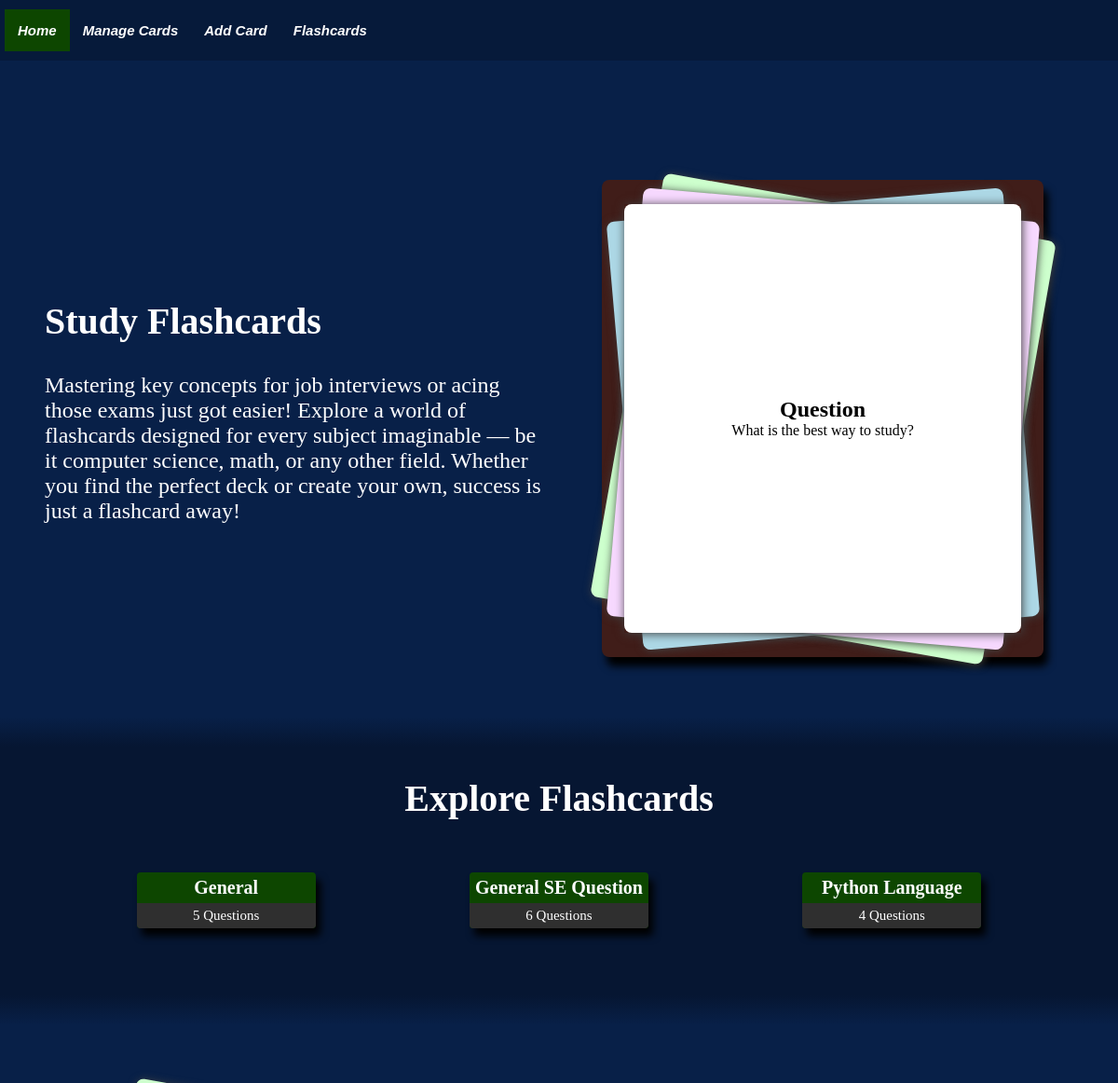
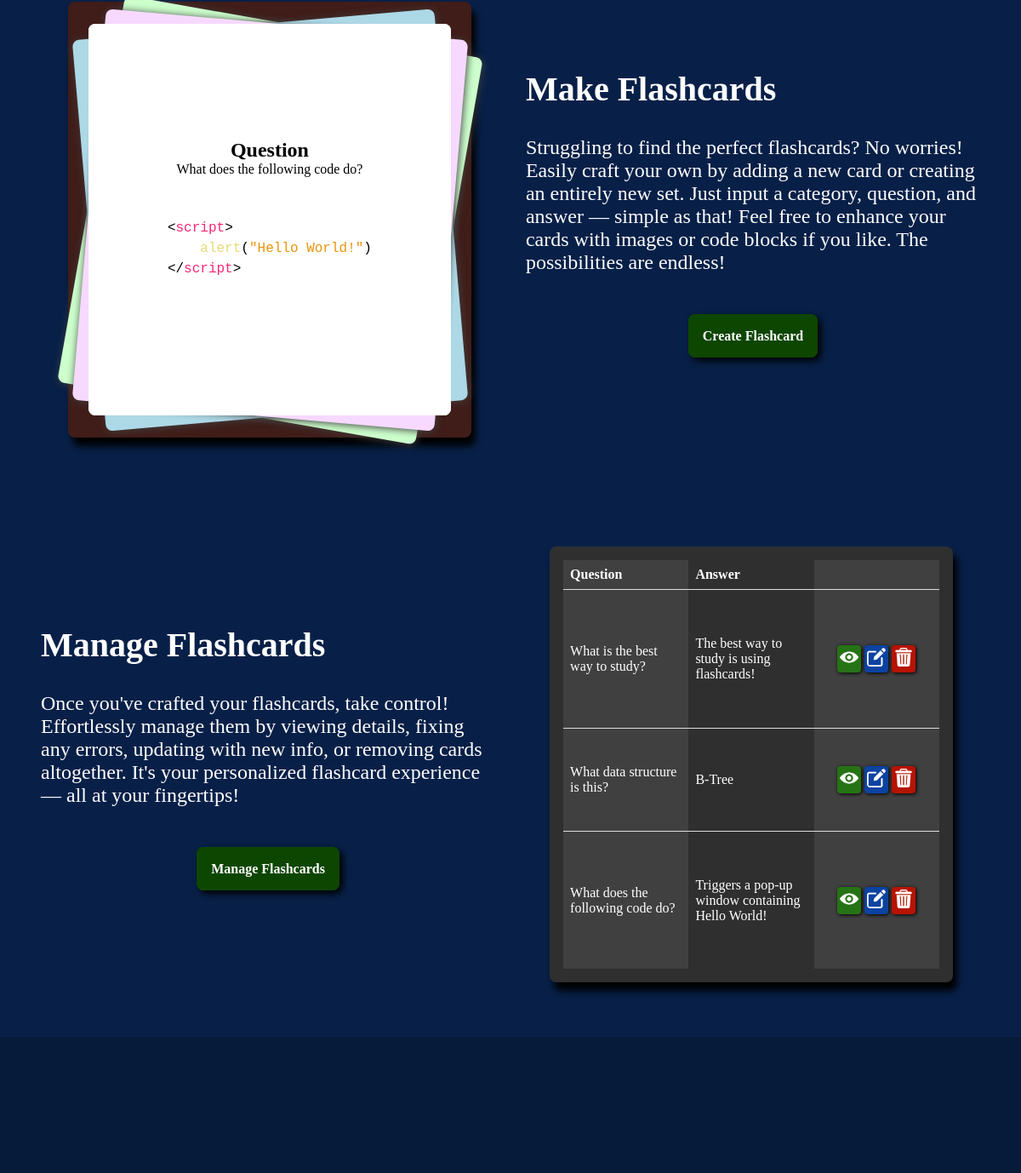
The page /home on the database its author committed (2 pictures, top to bottom).
### tables this page shows
CREATE TABLE Flashcards(
                    cid INTEGER PRIMARY KEY AUTOINCREMENT,
                    category TEXT NOT NULL,
                    question TEXT,
                    answer TEXT,
                    qid INTEGER REFERENCES Figure(fid), 
                    aid INTEGER REFERENCES Figure(fid)
            );

### app.py (the view)
@app.route("/")
@app.route("/home")
def home():
    categories = database.view_allcategories()
    return render_template('home.html', nav_id="home-page", categories=categories)

### templates/home.html (shortened to what this page needs)
{% extends "base.html" %}
{% block content %}
<div class="home-element home-study">
    <div class="section">
        <div class="header">Study Flashcards</div>
        <div class="description">
            Mastering key concepts for job interviews or acing those exams just got easier! Explore a world of flashcards designed
            for every subject imaginable — be it computer science, math, or any other field. Whether you find the perfect deck or
            create your own, success is just a flashcard away!
        </div>
    </div>
    <div class="display-section">
        <div class="flashcard-display" id="display-study-cards">
            <div class="flip-flashcard">
                <div class="card-content-flip" id="card-content-flip">
                    <div class="display-side display-front">
                        <h2>Question</h2>
                        <p>What is the best way to study?</p>
                    </div>
                    <div class="display-side display-back">
                        <h2>Answer</h2>
                        <p>The best way to study is using flashcards!</p>
                    </div>
                </div>
            </div>
        </div>
    </div>
</div>
<div class="gradient-border-top"></div>
<div class="home-element-col">
    <div class="section-center">
        <div class="header-center">Explore Flashcards</div>
    </div>
    <div class="categories">
        {% for category, count in categories.items() %}
        <a class="category" href="{{ url_for('flashcard_route', category=category) | escape }}">
            <div>
                {{ category | escape }}
            </div>
            <div>
                {{ count | escape }} Questions
            </div>
        </a>
        {% endfor %}
    </div>
</div>
<div class="gradient-border-bottom"></div>
<div class="home-element home-make">
    <div class="display-section">
        <div class="flashcard-display" id="display-make-cards">
            <div class="slide-flashcard">
                <div class="card-content-slide" id="card-0">
                    <div class="display-side display-front">
                        <h2>Question</h2>
                        <p>What data structure is this?</p>
                    </div>
                </div>
                <div class="card-content-slide" id="card-1">
                    <div class="display-side display-front">
                        <h2>Question</h2>
                        <p>What does the following code do?</p>
                        <pre><code class="language-html">
&#60;&#47;script&#62;</code></pre>
                    </div>
                </div>
            </div>
        </div>
    </div>
    <div class="section">
        <div class="header">Make Flashcards</div>
        <div class="description">
            Struggling to find the perfect flashcards? No worries! Easily craft your own by adding a new card or creating an
            entirely new set. Just input a category, question, and answer — simple as that! Feel free to enhance your cards with
            images or code blocks if you like. The possibilities are endless!
        </div>
        <div class="home-button">
            <a href="{{  url_for('add_flashcard_route')  }}">Create Flashcard</a>
        </div>
    </div>
</div>
<div class="home-element home-manage">
    <div class="section">
        <div class="header">Manage Flashcards</div>
        <div class="description">
            Once you've crafted your flashcards, take control! Effortlessly manage them by viewing details, fixing any errors,
            updating with new info, or removing cards altogether. It's your personalized flashcard experience — all at your
            fingertips!
        </div>
        <div class="home-button">
            <a href="{{  url_for('manage_flashcards_route')  }}">Manage Flashcards</a>
        </div>
    </div>
    <div class="display-section">
        <div class="flashcard-display" id="display-manage-cards">
            <table class="display-table">
                <thead>
                    <tr>
                        <th>Question</th>
                        <th>Answer</th>
                        <th></th>
                    </tr>
                </thead>
                <tbody>
                    <tr>
                        <td class="display-flash-cell">What is the best way to study?</td>
                        <td class="display-flash-cell">The best way to study is using flashcards!</td>
                        <td class="action-cells">
                            <div class="action-links">
                                <div class="action-cell view-cell">
                                    <img class="icon-button" src="{{ url_for('static', filename='images/icons/view.png') }}" alt="view">
                                </div>
                                <div class="action-cell edit-cell">
                                    <img class="icon-button" src="{{ url_for('static', filename='images/icons/edit.png') }}" alt="edit">
                                </div>
                                <div class="action-cell dlt-cell">
                                    <img class="icon-button" src="{{ url_for('static', filename='images/icons/delete.png') }}" alt="delete">
                                </div>
                            </div>
                        </td>
                    </tr>
                    <tr>
                        <td class="display-flash-cell">What data structure is this?</td>
                        <td class="display-flash-cell">B-Tree</td>
                        <td class="action-cells">
                            <div class="action-links">
                                <div class="action-cell view-cell">
                                    <img class="icon-button" src="{{ url_for('static', filename='images/icons/view.png') }}" alt="view">
                                </div>
                                <div class="action-cell edit-cell">
                                    <img class="icon-button" src="{{ url_for('static', filename='images/icons/edit.png') }}" alt="edit">
                                </div>
                                <div class="action-cell dlt-cell">
                                    <img class="icon-button" src="{{ url_for('static', filename='images/icons/delete.png') }}" alt="delete">
                                </div>
                            </div>
                        </td>
                    </tr>
                    <tr>
                        <td class="display-flash-cell">What does the following code do?</td>
                        <td class="display-flash-cell">Triggers a pop-up window containing Hello World!</td>
                        <td class="action-cells">
                            <div class="action-links">
                                <div class="action-cell view-cell">
                                    <img class="icon-button" src="{{ url_for('static', filename='images/icons/view.png') }}" alt="view">
                                </div>
                                <div class="action-cell edit-cell">
                                    <img class="icon-button" src="{{ url_for('static', filename='images/icons/edit.png') }}" alt="edit">
                                </div>
                                <div class="action-cell dlt-cell">
                                    <img class="icon-button" src="{{ url_for('static', filename='images/icons/delete.png') }}" alt="delete">
                                </div>
                            </div>
                        </td>
                    </tr>
                </tbody>
            </table>
        </div>
    </div>
</div>
{% endblock %}

### static/css/base.css (style rules this page uses)
* { padding: 0; margin: 0; box-sizing: border-box; }
body { background-color: #082048; font-family: 'Times New Roman', Times, serif; width: 100%; position: relative; display: flex; flex-direction: column; min-height: 100vh; }
.icon-button { border-radius: 4px; height: auto; width: fit-content; max-height: 100%; max-width: 100%; }
.home-element { display:flex; flex-direction: row; min-height: 80vh; height: fit-content; padding: 2rem; }
.home-element-col { display: flex; flex-direction: column; padding: 2rem; background-color: #061632; }
.section { width: 50%; margin: auto 1rem; }
.section-center { text-align: center; }
.header { color: #FFFFFF; font-family: cursive; font-weight: bolder; font-size: 2.5rem; padding-bottom: 1rem; }
.header-center { text-align: center; color: #FFFFFF; font-family: cursive; font-weight: bolder; font-size: 2.5rem; padding-bottom: 1rem; }
.description { color: #FFFFFF; font-size: 1.5rem; padding: 1rem 0; }
#display-study-cards, #display-make-cards { background-color: #401D19; }
#display-manage-cards { background-color: #2f2f2f; color: #FFFFFF; }
.categories { display: flex; flex-wrap: wrap; justify-content: space-around; margin: 2rem; }
.category { display: flex; flex-direction: column; text-decoration: none; text-align: center; color: #FFFFFF; background-color: #0d4600; border-radius: 4px; min-width: 12rem; box-shadow: 5px 8px 8px #000; margin: 0.5rem; overflow: hidden; }
.category div:nth-child(1) { padding: 5px; font-weight: bolder; font-size: 20px; }
.category div:nth-child(2) { background-color: #2f2f2f; padding: 5px; font-size: 15px; }
.home-button { text-align: center; margin: 3rem 0 2rem 0; }
.home-button a { background-color: #0d4600; text-decoration: none; padding: 1rem; color: #FFFFFF; font-weight: bolder; border-radius: 8px; border: 1px solid #0d4600; transition: background-color 0.3s ease-in-out; box-shadow: 4px 4px 8px #000; }
.gradient-border-top { width: 100%; height: 2rem; background: linear-gradient(to bottom, #082048, #061632); }
.gradient-border-bottom { width: 100%; height: 2rem; background: linear-gradient(to top, #082048, #061632); }
.display-section { width: 50%; min-height: 22rem; display: flex; flex-wrap: wrap; justify-content: space-around; padding: 2rem; margin: 0 1rem; overflow: hidden; }
.flashcard-display { width: 100%; height: 100%; display: flex; flex-wrap: wrap; justify-content: space-around; border-radius: 8px; z-index: 0; box-shadow: 5px 10px 8px #000; }
.flip-flashcard, .slide-flashcard { position: relative; margin: auto 0; width: 90%; height: 90%; }
.card-content-flip { position: relative; width: 100%; height: 100%; text-align: center; transform-style: preserve-3d; transition: transform 0.9s; box-shadow: 1px 1px 10px #404040; }
.card-content-slide { position: absolute; left: 0; top: 0; width: 100%; height: 100%; overflow: hidden; display: flex; transition: opacity 1s ease; }
.display-side { backface-visibility: hidden; display: flex; flex-direction: column; justify-content: center; align-items: center; border-radius: 8px; padding: 2rem; }
.display-front, .display-back { background-color: #FFFFFF; position: absolute; width: 100%; height: 100%; }
.display-back { transform: rotateY(180deg); }
.card-content-slide:not(.active-card) { opacity: 1; }
.display-table { margin: 1rem; }
table { width: 100%; table-layout: fixed; border-collapse: collapse; }
th, td { text-align: left; border-bottom: 1px solid #ddd; padding: 8px; }
td:nth-child(odd), th:nth-child(odd) { background-color: #404040; }
tr:last-child td { border-bottom: none; }
.action-cells { text-align: center; justify-content: space-around; }
.action-links { display: flex; justify-content: center; min-width: 6rem; }
.action-cell { text-decoration: none; padding: 3px; margin: 0 2px; border-radius: 4px; color: #FFFFFF; width: 1.75rem; min-width: 1.75rem; box-shadow: 1px 1px 4px #000; }
.view-cell { background-color: #267315; }
.edit-cell { background-color: #0c43a1; }
.delete-cell, .dlt-cell { background-color: #b71301; }

### rows shown on the page
Flashcards: category "General", cid "5"
Flashcards: category "General SE Question", cid "6"
Flashcards: category "Python Language", aid "4"
